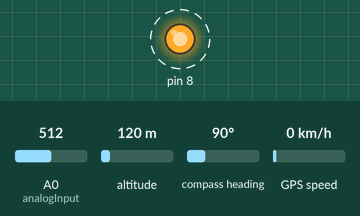
Simulated run of this sketch. Board: Arduino Uno, built with avr-gcc and run on an emulated ATmega328P. Shown: output pins drawn as LEDs (lit = HIGH). Dashed ring = blinking. The inputs (shaded band) are chosen by the test bench; at power-on: A0 (analogInput) = 512, altitude 120 m, compass heading 90°, GPS speed 0 km/h. The GPS gets a fix after 3 s at 37.7749, -122.4194 with 8 satellites; no radio packets arrive unless stated.

Above: at 1.0 s.
Timing chart, 0 to 4.8 s (numbered marks = the images above):
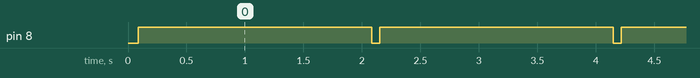

The sketch:

LORASENDER.ino
```cpp
#include <TinyGPSPlus.h>
#include <SoftwareSerial.h>
#include <SPI.h>
#include <LoRa.h>
#include <Time.h>

int analogInput = 0;
float vout = 0.0;
float vin = 0.0;
float R1 = 3720.0; // сопротивление R1 (3K)
float R2 = 3120.0; // сопротивление R2 (3.9K)

int value = 0;

int telemetrypacknum = 0;

static const int RXPin = 4, TXPin = 3;
static const uint32_t GPSBaud = 9600;

TinyGPSPlus gps;

SoftwareSerial ss(RXPin, TXPin);

void setup() {
  pinMode(analogInput, INPUT);
  LoRa.begin(436.250E6);
  ss.begin(GPSBaud);
  LoRa.setTxPower(20);
  LoRa.setSpreadingFactor(9);
  LoRa.setSignalBandwidth(62.5E3);
  LoRa.enableCrc();
  LoRa.setGain(6);
}

void loop() {
  value = analogRead(analogInput);
  vout = (value * 5.0) / 1024.0;
  vin = vout / (R2 / (R1 + R2));
  if (vin < 0.09) {
    vin = 0.0;
  }
  pinMode(8, OUTPUT);
  LoRa.beginPacket();
  LoRa.print("USTUGSAT_TO_UB1QBM");
  LoRa.print("/");
  LoRa.print(telemetrypacknum); // НОМЕР ПАКЕТА
  LoRa.print("/");
  LoRa.print(gps.time.hour());
  LoRa.print(":");
  LoRa.print(gps.time.minute());
  LoRa.print(":");
  LoRa.print(gps.time.second());
  LoRa.print("/");
  LoRa.print(gps.satellites.value()); // КОЛ-ВО СПУТНИКОВ
  LoRa.print("/");
  LoRa.print(gps.location.lat(), 6); // ШИРОТА
  LoRa.print("/");
  LoRa.print(gps.location.lng(), 6); // ДОЛГОТА
  LoRa.print("/");
  LoRa.print(gps.altitude.meters()); // ВЫСОТА
  LoRa.print("/");
  LoRa.print(gps.speed.kmph()); // СКОРОСТЬ
  LoRa.print("/");
  LoRa.print(gps.course.deg()); // КУРС
  LoRa.print("/");
  LoRa.print(vin * 1.0144357);
  LoRa.print("V");
  LoRa.print("/");
  LoRa.print("END");
  LoRa.endPacket();

  telemetrypacknum++;
  digitalWrite(8, HIGH);
  smartDelay(2000);
  digitalWrite(8, LOW);
}

static void smartDelay(unsigned long ms) {
  unsigned long start = millis();
  do {
    while (ss.available()) {
      gps.encode(ss.read());
    }
  } while (millis() - start < ms);
}
```

Measured:
- by itself, pin 8: alternates HIGH for 2.0 s and LOW for 0.07 s
